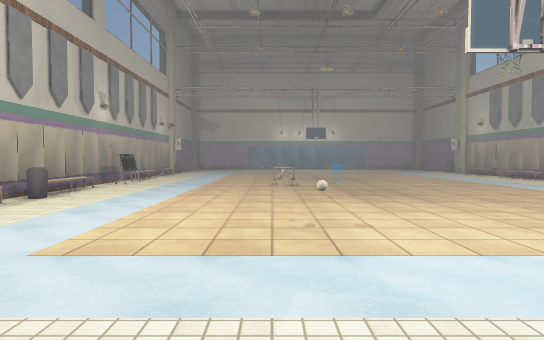
View 1 (above)

12 first-person views from a walk through a 3-D level made in the Unity game engine. The camera is 1.4 m above the floor, tilts 2° down and sees 75° across. The floor is counted in squares, 2 m on a side. Each view is taken from the middle of a square. On the plan, view 1 faces up. The plan holds only what a view shows up to about 11 squares ahead; the rest is blank. The player is left out. Some animated figures are left out. Some surface patterns are stand-ins.

View 2
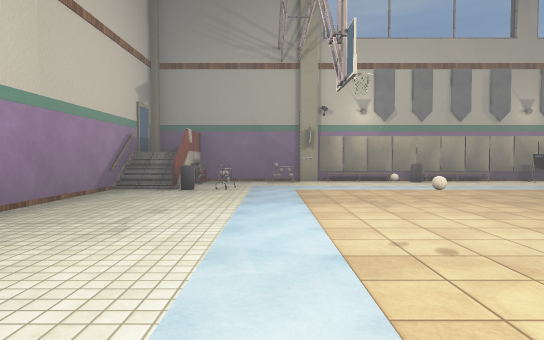

View 3
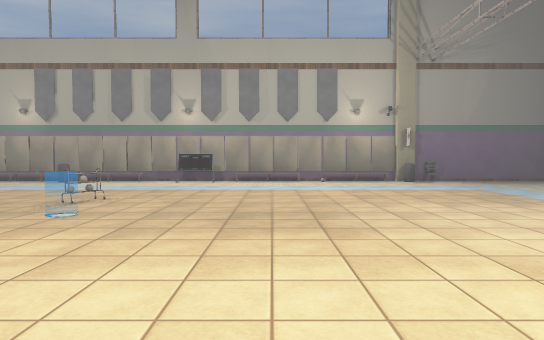

View 4
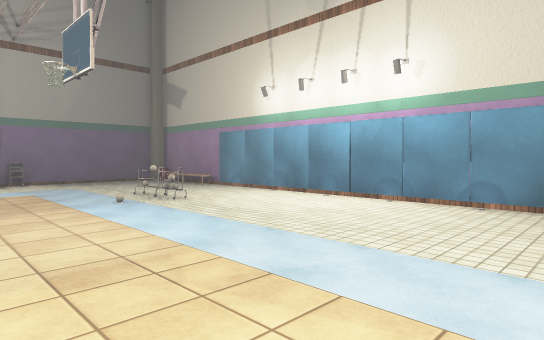

View 5
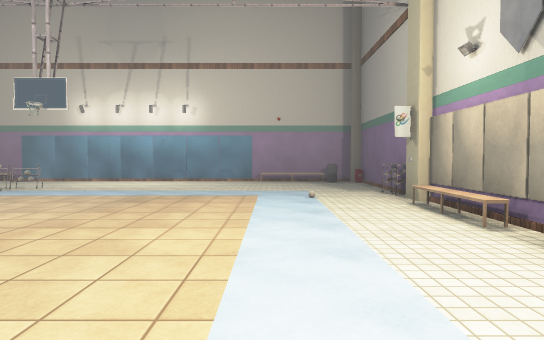

View 6
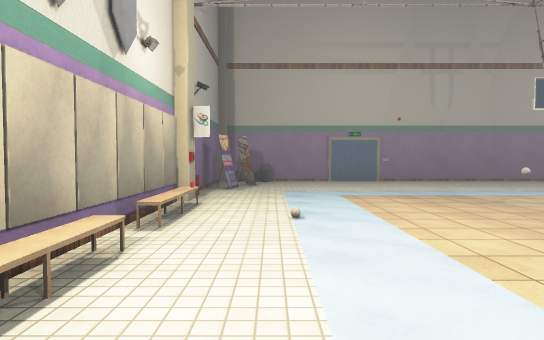

View 7
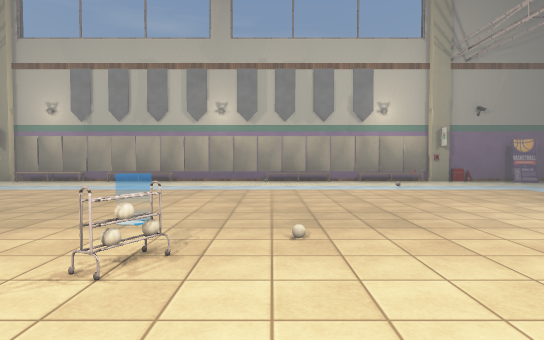

View 8
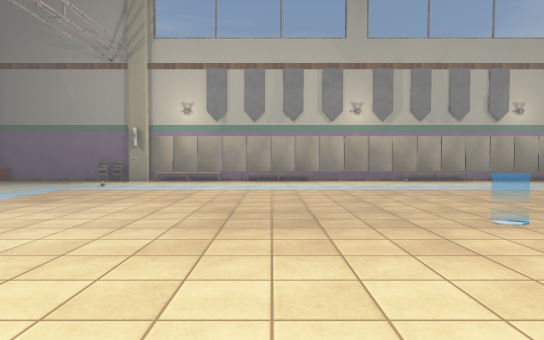

View 9
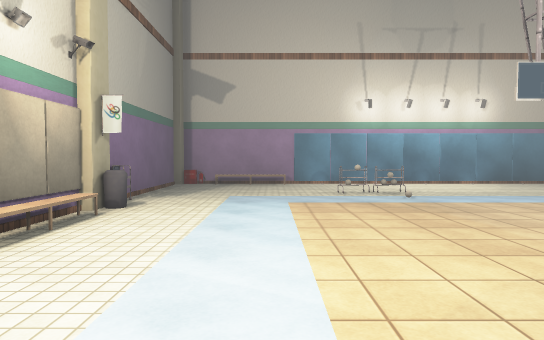

View 10
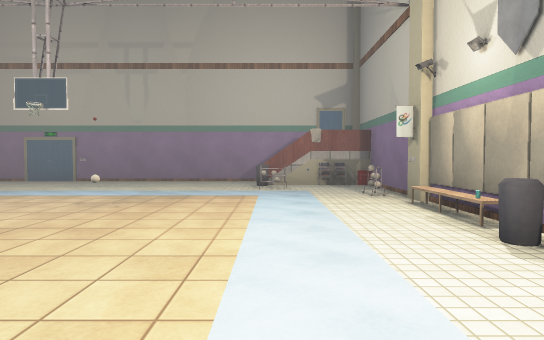

View 11
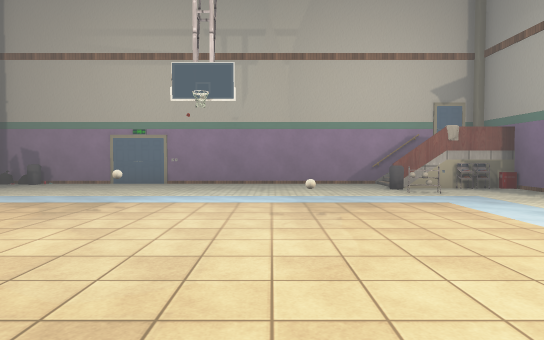

View 12
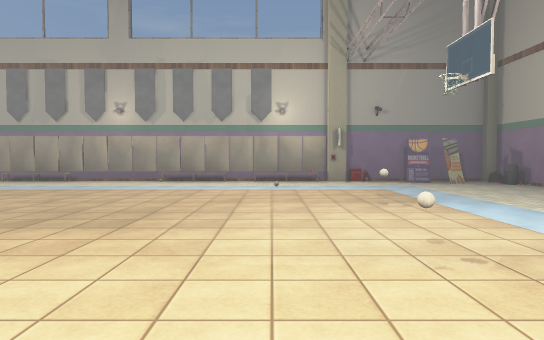

### Floor plan
Points are (right, up) in squares from view 1. A wall is a line through its corners. A room is listed if a view was taken in it or the views show most of it. See-through windows are left out.
Room 1 (views 1, 2, 3, 4, 5, 6, 7, 8, 9, 10, 11, 12)
walls: (-4, 10.4) (-4, 9.2); (8.5, 3.2) (8.5, 15.7); (8.3, 2.4) (8.3, 3.4); (8.3, 15.6) (8.3, 16.2); (-4, 15.9) (-4.5, 15.6); (-0.1, 18.1) (-0.7, 18); (8.5, 16.2) (8.5, 20.5); (7.9, 0.6) (8.1, 1); (7.8, -0.3) (7.5, 0.2); (-4.6, -0.1) (-1.8, -0.1); (8.3, 19.7) (8.3, 20.5) (-4.5, 20.5) (-4.5, -1.5) (8.5, -1.5) (8.5, 2.9)
low walls: (0.6, 8.8) (0, 9); (0.4, 8.7) (0, 9.2) (0.6, 8.9) (0, 9); (0.3, 8.6) (0, 9.2); (0.1, 8.7) (0, 9.1); (8.1, 13.5) (8.1, 15.4); (-2.3, 1.1) (-1.7, 0.9); (0.5, 18) (-0.5, 18.2); (0.6, 18.1) (-0.5, 18)
objects: other object (2, 9)

Positions as (right, up) in squares from view 1, and headings:
1: (0, 0), facing up
2: (6, 2), facing left
3: (6, 12), facing left
4: (6, 15), facing up-left
5: (6, 10), facing up
6: (7, 9), facing down
7: (-2, 8), facing right
8: (-2, 12), facing right
9: (-2, 11), facing up
10: (-2, 9), facing down
11: (1, 8), facing down
12: (-2, 5), facing right
